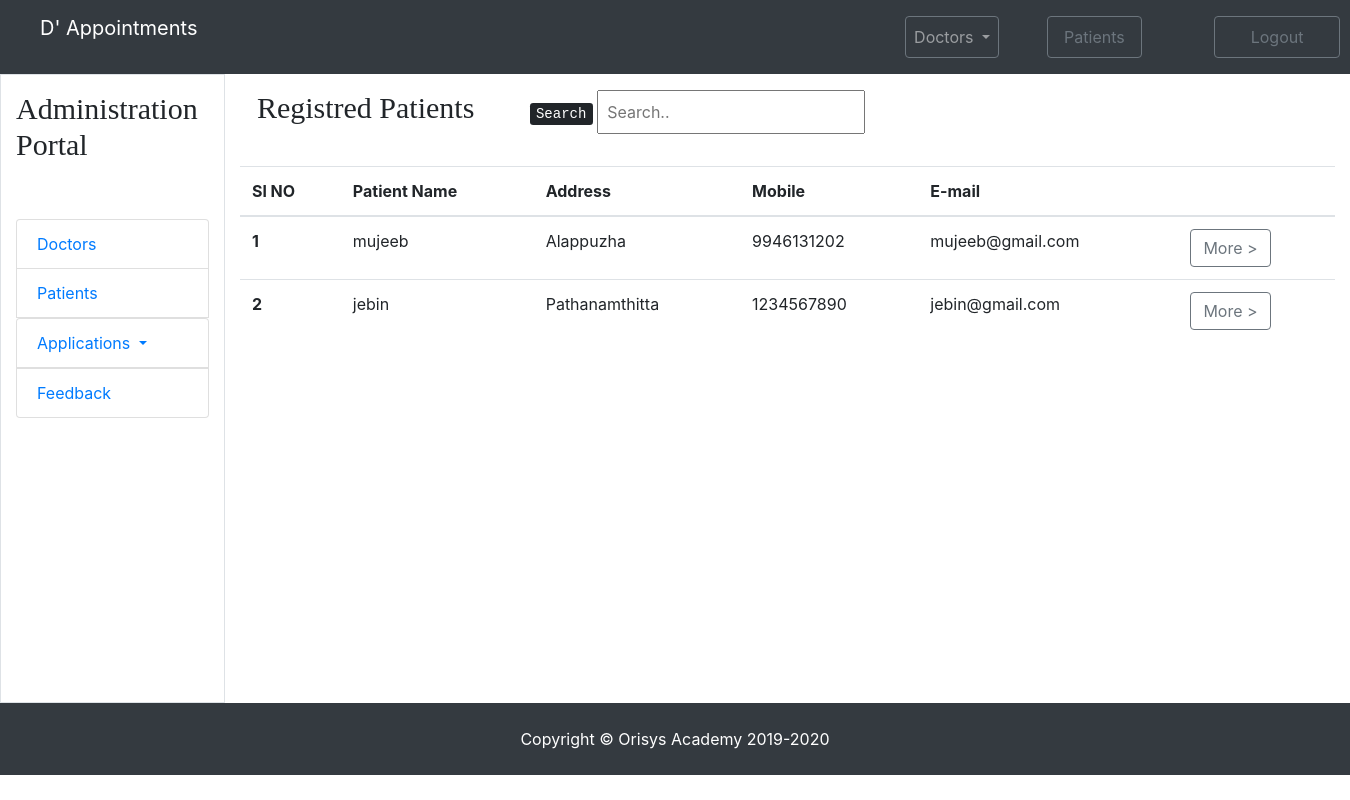
/admin_patient_table.php, run on the app's committed database.
### tables this page shows
CREATE TABLE `patients` (
  `pid` int(11) NOT NULL,
  `pname` varchar(50) NOT NULL,
  `paddress` varchar(100) NOT NULL,
  `pdob` date NOT NULL,
  `pmobile` bigint(20) NOT NULL,
  `pemail` varchar(100) NOT NULL,
  `pgender` varchar(10) NOT NULL,
  `ppassword` varchar(50) NOT NULL
);

### admin_patient_table.php (the view)
<?php include('header.php');?>
<div class="row">
  <div class="col-md-3 p-3 text-center bor t-center">
	  <h2 class="fontcol">Registred Patients</h2>
	</div>
		<div class="col-md-4 p-3 bor text-right ">
		  <p class=""><kbd>Search</kbd>
			<input class="p-2" id="myInput" type="text" placeholder="Search.."></p>
    </div>
</div>
<table class="container-fluid table">
  <thead>
    <tr>
      <th>Sl NO</th>
      <th>Patient Name</th>
      <th>Address</th>
      <th>Mobile</th>
      <th>E-mail</th>
      <th></th>
    </tr>
  </thead>
  <tbody>
    <?php
      require_once  'php_connection.php';
      $sql = "select * from patients";
      $result = mysqli_query($conn,$sql);
      while($row = mysqli_fetch_assoc($result))
      {
    ?>
    <tr>
      <th scope="row"><?php echo $row['pid']; ?></th>
      <td><?php echo $row['pname']; ?></td>
      <td><?php echo $row['paddress']; ?></td>
      <td><?php echo $row['pmobile']; ?></td>
      <td><?php echo $row['pemail']; ?></td>
      <td><a href="admin_patient_profile_edit.php?id=<?php echo $row['pid']; ?>" class="btn btn-outline-secondary  btn-arrow-right" role="button">More ></a></td></td>
      </tr>
    <?php
      }
    ?>
  </tbody>
</table>
<?php include('footer.php');?>

### css/style.css (style rules this page uses)
.fontcol { font-family:fantasy; font-size: 30px; }

### data on the page
patients: pid "1", pname "mujeeb", paddress "Alappuzha", pmobile "9946131202", pemail "mujeeb@gmail.com"
patients: pid "2", pname "jebin", paddress "Pathanamthitta", pmobile "1234567890", pemail "jebin@gmail.com"
